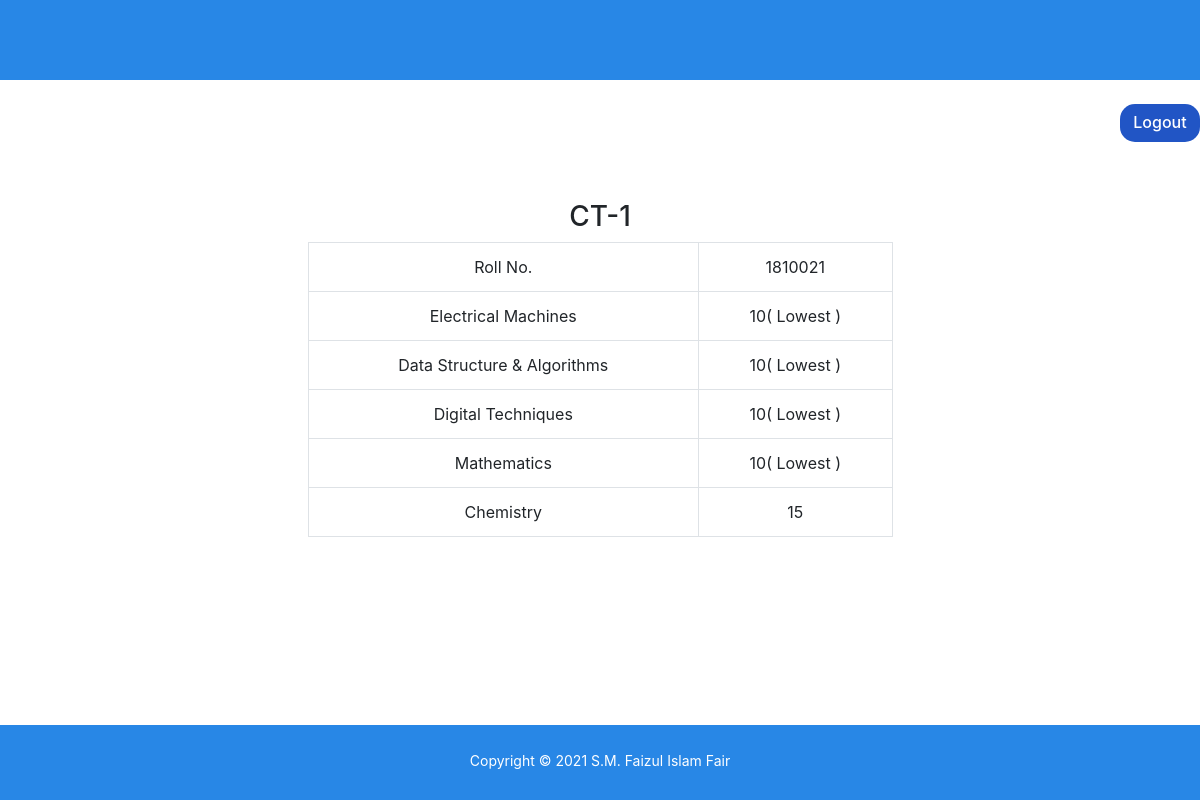
Page /student/ct1display.php (signed in) on the committed database.
### tables this page shows
CREATE TABLE `student_marks1` (
  `Roll` int(11) NOT NULL,
  `Electrical_Machines` int(11) NOT NULL,
  `Data_Structure_&_Algorithms` int(11) NOT NULL,
  `Digital_Techniques` int(11) NOT NULL,
  `Mathematics` int(11) NOT NULL,
  `Chemistry` int(11) NOT NULL
);

### student/ct1display.php (the view, shortened to what this page needs)
<?php
require_once './dbcon.php';
?>
<!doctype html>
<html lang="en">
<head>
  <link rel="stylesheet" type="text/css" href="../fonts/fontawesome-free-5.13.0-web/fontawesome-free-5.13.0-web/css/all.min.css">
  <link rel="stylesheet" href="../css/bootstrap.min.css">
  <link rel="stylesheet" href="../css/style.css">
  <link rel="stylesheet" href="../css/btn.css">
</head>
<body>
<header style="width:100%; height:80px; background: #2887e6;">
   </header>
    <br>
    <a style="float:right;" class="btn btn-primary" href="logout.php">Logout</a>
    <br> <br>
<?php
$db_sinfos = mysqli_query($link, "SELECT * FROM `student_marks1` ");
$rows = mysqli_fetch_all($db_sinfos, MYSQLI_ASSOC);
$eletrical_lowest=20;
$eletrical_highest=0;
$data_lowest=20;
$data_highest=0;
$tech_lowest=20;
$tech_highest=0;
$math_lowest=20;
$math_highest=0;
$chem_lowest=20;
$chem_highest=0;
foreach($rows as $row){
 if($row['Electrical_Machines'] > $eletrical_highest){
    $eletrical_highest = $row['Electrical_Machines'];
 }
 if($row['Electrical_Machines'] < $eletrical_lowest){
    $eletrical_lowest = $row['Electrical_Machines'];
 }
 if($row['Data_Structure_&_Algorithms'] > $data_highest){
    $data_highest = $row['Data_Structure_&_Algorithms'];
 }
 if($row['Data_Structure_&_Algorithms'] < $data_lowest){
  $data_lowest = $row['Data_Structure_&_Algorithms'];
}
 if($row['Digital_Techniques'] > $tech_highest){
    $tech_highest = $row['Digital_Techniques'];
 }
 if($row['Digital_Techniques'] < $tech_lowest){
    $tech_lowest = $row['Digital_Techniques'];
 }
 if($row['Mathematics'] > $math_highest){
    $math_highest = $row['Mathematics'];
 }
 if($row['Mathematics'] < $math_lowest){
    $math_lowest = $row['Mathematics'];
 }
 if($row['Chemistry'] > $chem_highest){
    $chem_highest = $row['Chemistry'];
 }
 if($row['Chemistry'] < $chem_lowest){
    $chem_lowest = $row['Chemistry'];
 }
}
?>
    <?php
     require_once 'dbcon.php';
      $result_ct = mysqli_query($link, "SELECT * FROM `student_marks1` WHERE `Roll` = ".$_SESSION['student_login']);
      if(mysqli_num_rows($result_ct) == 1){
        echo '<br> <br>
        <div>
          <h3 style="text-align:center;">CT-1</h3>
        </div>';
        $row = mysqli_fetch_assoc($result_ct);
        ?>
    <div class="row">
      <div class="col-sm-6 col-sm offset-3">
        <table class="table table-bordered">
          <tr>
            <td>Roll No.</td>
            <td><?php echo $row['Roll']; ?></td>
          </tr>
          <tr>
            <td>Electrical Machines</td>
            <td>
              <?php echo $row['Electrical_Machines'] . ($eletrical_highest == $row['Electrical_Machines'] ? "( Highest )" : "" ) . (($eletrical_lowest == $row['Electrical_Machines'] && $eletrical_lowest!=$eletrical_highest) ? "( Lowest )" : "" );  ?>
            </td>
          </tr>
          <tr>
            <td>Data Structure & Algorithms</td>
            <td>
              <?php echo $row['Data_Structure_&_Algorithms'] . ($data_highest == $row['Data_Structure_&_Algorithms'] ? "( Highest )" : "" ) . (($data_lowest == $row['Data_Structure_&_Algorithms'] && $data_lowest!=$data_highest) ? "( Lowest )" : "" );  ?>
            </td>
          </tr>
          <tr>
            <td>Digital Techniques</td>
            <td>
              <?php echo $row['Digital_Techniques'] . ($tech_highest == $row['Digital_Techniques'] ? "( Highest )" : "" ) . (($tech_lowest == $row['Digital_Techniques'] && $tech_lowest!=$tech_highest) ? "( Lowest )" : "" );  ?>
            </td>
          </tr>
          <tr>
            <td>Mathematics</td>
            <td>
              <?php echo $row['Mathematics'] . ($math_highest == $row['Mathematics'] ? "( Highest )" : "" ) . (($math_lowest == $row['Mathematics'] && $math_lowest!=$math_highest) ? "( Lowest )" : "" );  ?>
            </td>
          </tr>
          <tr>
            <td>Chemistry</td>
            <td>
              <?php echo $row['Chemistry'] . ($chem_highest == $row['Chemistry'] ? "( Highest )" : "" ) . (($chem_lowest == $row['Chemistry'] && $chem_lowest!=$chem_highest) ? "( Lowest )" : "" );  ?>
            </td>
          </tr>
          <?php
  }
?>
        </table>
      </div>
    </div>
  <footer style="width:100%; height:75px; background: #2887e6; bottom:0; text-align:center; margin-top:188px">
       <p style="color:white; padding-top:25px; font-size:14px;">Copyright &COPY; 2021 S.M. Faizul Islam Fair</p>
    </footer>
</body>
</html>

### css/style.css (style rules this page uses)
body { padding: 0; margin: 0; box-sizing: border-box; overflow-x: hidden; }

### css/btn.css (style rules this page uses)
.btn-primary, .btn-primary:active, .btn-primary:visited { background-color: #2155c5; color: white; border-radius: 15px; border:none; transition: 0.2s; font-weight: 450; padding-left: 15px; padding-right: 15px; }
.table { margin: auto; }
.table > tbody > tr > td, .table > tbody > tr > th, .table > tfoot > tr > td, .table > tfoot > tr > th, .table > thead > tr > td, .table > thead > tr > th { margin-top: 10px; text-align: center; }

### student/ct1display.php (style rules this page uses)
.btn-primary, .btn-primary:active, .btn-primary:visited { background-color: #2155c5; color: white; border-radius: 15px; border:none; transition: 0.2s; font-weight: 450; padding-left: 10px; padding-right: 10px; width: 80px; height: 38px; }

### rows in the picture
student_marks1: Roll "1810021", Electrical_Machines "10", value "10", Digital_Techniques "10", Mathematics "10", Chemistry "15"
